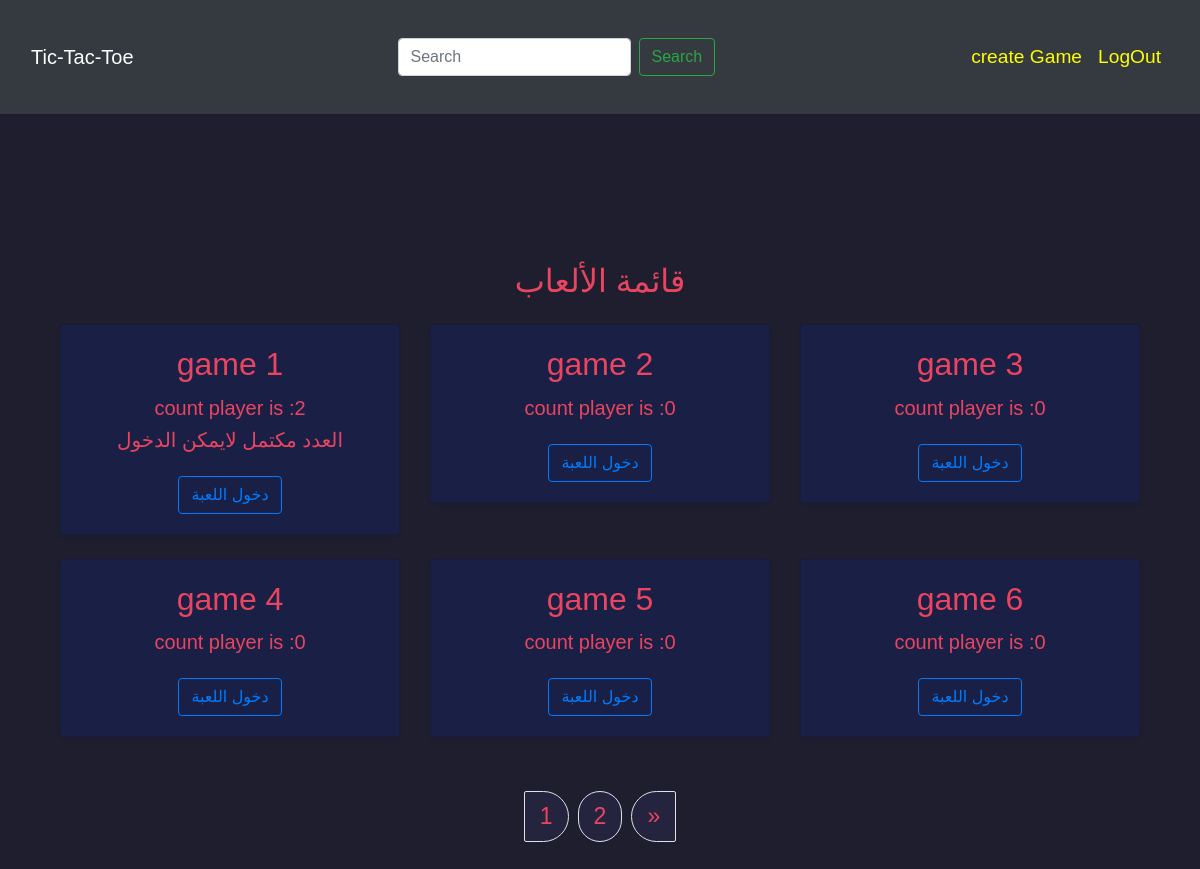
Screenshot of / (signed in) with the database file from the repository.
### app/models.py (models this page shows)
class Game(models.Model):
    player=models.ManyToManyField(User)
    currnt_move=models.CharField(max_length=10,default='o')
    name=models.CharField(max_length=50,unique=True)

### app/views.py (the view)
# urls.py: path('',games,name="games"),
@login_required()
def games(request):
    games=Game.objects.all()
    search=None
    search=request.POST.get("search")
    if search != None:
        games=Game.objects.filter(name=search)
    if games.count() < 1:
            games=Game.objects.all()
    paginator=Paginator(games,6)
    page_number=request.GET.get("page")
    try:
       games=paginator.page(page_number)
    except PageNotAnInteger:
        games=paginator.page(1)
    except EmptyPage:
        games=paginator.page(1)
    context={
    'games':games,
    }
    return render(request,'games.html',context)

### templates/games.html (shortened to what this page needs)
{% extends 'base.html' %}
{% block content %}
<div class="container py-5">
    <h2 class="text-center mb-4">قائمة الألعاب</h2>
    <div class="row">
        {% for game in games %}
        <div class="col-md-4">
            <div class="card mb-4 shadow-sm ">
                <div class="card-body text-center">
                    <h2 class="card-title">{{ game.name }}</h2>
                    <h5>count player is :{{game.player.count}}</h5>
                    {% if game.player.count > 1 %}
                    <h5>العدد مكتمل لايمكن الدخول </h5>
                    <a href="{% url 'game' game.id %}" style="pointer-events: none;" class="btn btn-outline-primary mt-3">دخول اللعبة</a>
                        {% else %}
                        <a href="{% url 'game' game.id %}" class="btn btn-outline-primary mt-3">دخول اللعبة</a>
                    {% endif %}
                </div>
            </div>
        </div>
        {% endfor %}
    </div>
    <nav aria-label="Page navigation">
        <ul class="pagination justify-content-center">
            {% for num in games.paginator.page_range %}
            <li class="page-item {% if page_obj.number == num %}active{% endif %}">
                <a class="page-link" href="?page={{ num }}">{{ num }}</a>
            </li>
            {% endfor %}
            {% if games.has_next %}
            <li class="page-item">
                <a class="page-link" href="?page={{ games.next_page_number }}" aria-label="Next">
                    &raquo;
                </a>
            </li>
            {% endif %}
        </ul>
    </nav>
</div>
{% endblock %}

### templates/base.html (shortened to what this page needs)
{% load static %}
<!DOCTYPE html>
<html lang="ar">
  <head>
    <link rel="stylesheet" href="https://stackpath.bootstrapcdn.com/bootstrap/4.5.2/css/bootstrap.min.css">
    <link rel="stylesheet" href="{% static 'style.css' %}" />
  </head>
  <body>
    <nav class="navbar navbar-expand-lg navbar-dark bg-dark w-100">
      <div class="container-fluid">
        <a class="navbar-brand" href="#">Tic-Tac-Toe </a>
        <div class="collapse navbar-collapse" id="navbarSupportedContent">
          {% if request.user.is_authenticated %}
            <form class="d-flex ml-auto" method="post">
              <input class="form-control mr-2" type="search" placeholder="Search" name="search" aria-label="Search">
              <button class="btn btn-outline-success" type="submit">Search</button>
            </form>
            <ul class="navbar-nav ml-auto">
              <li class="nav-item">
                <a class="nav-link" href="{% url 'creategame' %}">create Game</a>
              </li>
              <li class="nav-item">
                <a class="nav-link" href="{% url 'logout' %}">LogOut</a>
              </li>
            </ul>
          {% endif %}
        </div>
      </div>
    </nav>
    <div class="container mt-5">
      {% block content %} {% endblock content %}
    </div>
  </body>
</html>

### static/style.css (style rules this page uses)
body { height: 100vh; margin: 0; font-family: 'Poppins', sans-serif; background-color: #1E1E2F; color: #E94560; flex-direction: column; }
a { color: #FFD700; text-decoration: none; font-size: larger; transition: color 0.3s; }
.container { margin-top: 100px; text-align: center; }
.pagination { margin: 30px auto; list-style: none; display: flex; gap: 10px; }
.page-item { font-size: 1.2em; }
.page-link { color: #E94560; padding: 10px 15px; background-color: #24243E; border-radius: 50px; text-decoration: none; transition: background-color 0.3s, color 0.3s; }
form { padding: 30px; border-radius: 10px; }
form button { padding: 10px 20px; background-color: #E94560; color: white; border: none; border-radius: 5px; font-size: 1.1em; cursor: pointer; transition: background-color 0.3s, transform 0.3s; }
.card { background-color: #1a1f45 !important; }
.nav-link { color: yellow !important; }

### rows the page displays
Game: name "game 1", player.count "2", shows "العدد مكتمل لايمكن الدخول"
Game: name "game 2", player.count "0", shows "دخول اللعبة"
Game: name "game 3", player.count "0", shows "دخول اللعبة"
Game: name "game 4", player.count "0", shows "دخول اللعبة"
Game: name "game 5", player.count "0", shows "دخول اللعبة"
Game: name "game 6", player.count "0", shows "دخول اللعبة"

### other values shown
{{ num }} "1" "2"
